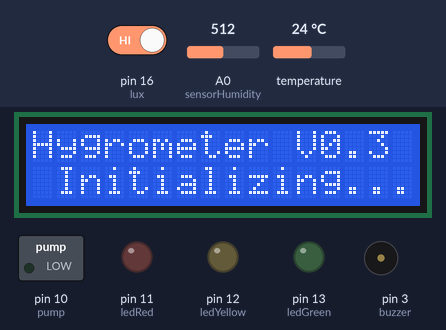
Simulated run of this sketch. Board: Arduino Pro Mini, built with avr-gcc and run on an emulated ATmega328P. On the bench: 16×2 character LCD, switched loads named in the sketch (green lamp = pin HIGH), output pins drawn as LEDs (lit = HIGH), buzzer (waves = sounding). Inputs (shaded band) come from the test bench; at power-on: A0 (sensorHumidity) = 512, pin 16 (lux) HIGH, temperature 24 °C. What the sketch prints to the serial monitor is not drawn.

Above: at 2.6 s.
3.3 s: A0 (sensorHumidity) set to 627
At 5.4 s:
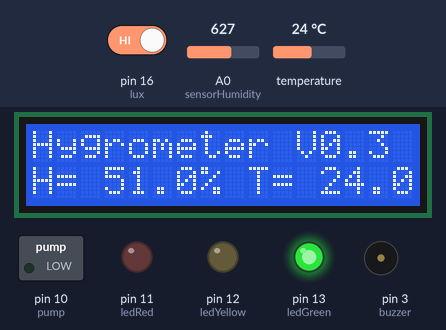
6.1 s: A0 (sensorHumidity) set to 644
At 7.7 s:
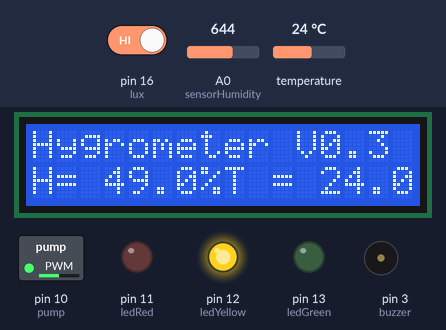
8.4 s: A0 (sensorHumidity) set to 926
At 9.9 s:
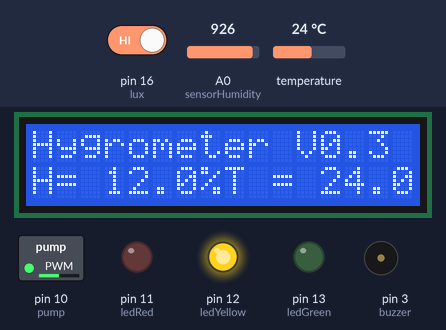
10.7 s: A0 (sensorHumidity) set to 956
At 12.3 s:
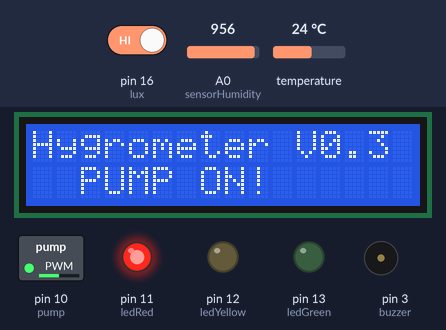
13.0 s: pin 16 (lux) driven LOW
At 14.2 s:
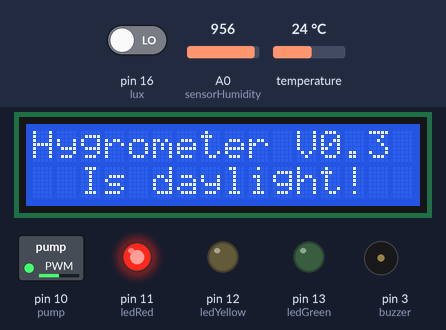
14.6 s: A0 (sensorHumidity) set to 974
17.8 s: A0 (sensorHumidity) set to 998
At 21.2 s:
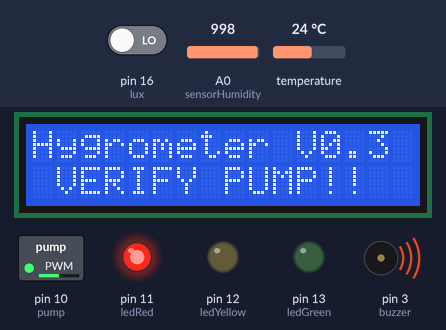
Timing chart, 0 to 22.5 s (numbered marks = the images above; inputs shaded):
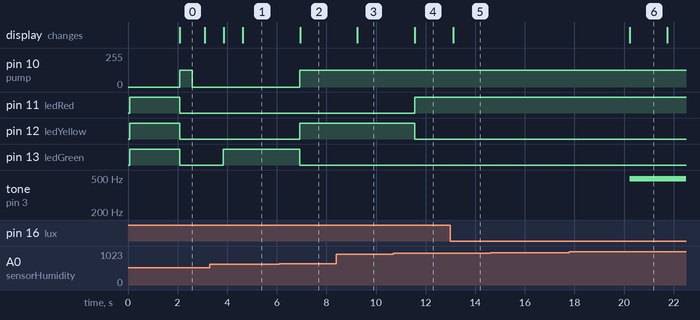

The sketch:

HygrometerLCDV1.ino
```cpp
//#include <Wire.h>

#include <LiquidCrystal.h>
//#include <Wire.h>
//#include <LiquidCrystal_I2C.h>
#include <SoftwareSerial.h>
#include <OneWire.h>
#include <DallasTemperature.h>

#define ONE_WIRE_BUS 15
#define ledRed  11
#define ledYellow  12
#define ledGreen  13
#define lux  16
//#define PWMPin = 10
#define pump  10 //PWM
#define buzzer  3 //PWM
#define sensorHumidity  A0
//#define TEMPERATURE_PRECISION 9
//#define sensorTemp = A1;

LiquidCrystal lcd(4, 5, 6, 7, 8, 9);
OneWire oneWire(ONE_WIRE_BUS);
//DeviceAddress tempDeviceAddress;
DallasTemperature sensors(&oneWire);


float humidity  = 0.0;
float temp  = 0.0;
int raw;
//int dallasDevice = 0;
int control;
int PWMOn = 127;
int PWMOff = 0;
boolean luxVal = false;
boolean initFlag = false;
boolean critical = false;

void beep(int repeat, int time) {
  lcd.setCursor(1, 1);
  lcd.write("VERIFY PUMP!");
  for (int i = 0; i < repeat; i++) {
    analogWrite(buzzer, PWMOn);
    delay(time);
    analogWrite(buzzer, PWMOff);
  }
  lcd.clear();
}

void setup() {
  lcd.begin(16, 2);
  Serial.begin(115200);
  sensors.begin();

  Serial.println("Dallas Temperature IC Control Library Demo");
  // Search the wire for address
  pinMode(ledRed, OUTPUT);
  pinMode(ledYellow, OUTPUT);
  pinMode(ledGreen, OUTPUT);
  pinMode(pump, OUTPUT);
  pinMode(buzzer, OUTPUT);
  pinMode(lux, INPUT);
  pinMode(sensorHumidity, INPUT);
  //pinMode(sensorTemp, INPUT);
  analogWrite (pump, PWMOff);
  humidity = 100.0;
  digitalWrite(ledRed, HIGH);
  digitalWrite(ledYellow, HIGH);
  digitalWrite(ledGreen, HIGH);
  delay(2000);
  digitalWrite(ledRed, LOW);
  digitalWrite(ledYellow, LOW);
  digitalWrite(ledGreen, LOW);
}

void loop() {
  lcd.setCursor(0, 0);
  lcd.write("Hygrometer V0.3");

  if (initFlag == false) {
    lcd.setCursor(1, 1);
    lcd.write("Initializing...");
    analogWrite(pump, PWMOn);
    delay(500);
    analogWrite(pump, PWMOff);
    delay(500);
    lcd.clear();
    initFlag = true;
  }

  raw = analogRead(sensorHumidity);
  humidity = map(raw, 1023, 250, 0, 100);
  control = constrain(humidity, 0, 255);

  sensors.requestTemperatures(); // Send the command to get temperature readings
  temp = sensors.getTempCByIndex(0);

  Serial.print("Humidity = ");
  Serial.print(humidity);
  Serial.print("; ");
  Serial.print("Temp = ");
  Serial.print(temp);
  Serial.print("\n");

  if ((humidity >= 50.0) && (humidity <= 99.9)) {
  analogWrite(pump, PWMOff);
    if (critical == true) {


      lcd.clear();
      lcd.setCursor(0, 0);
      lcd.write("Hygrometer V0.3");
      analogWrite (pump, PWMOff);
      lcd.setCursor(1, 4);
      lcd.write(" PUMP OFF!!");
      delay(3000);
      lcd.clear();
      critical = false;
    }

    digitalWrite(ledRed, LOW);
    digitalWrite(ledYellow, LOW);
    digitalWrite(ledGreen, HIGH);

    lcd.setCursor(0, 1);
    lcd.print("H= ");
    lcd.print(humidity, 1);
    lcd.print("%");
    lcd.print(" T= ");
    lcd.print(temp, 1);
  } else if ((humidity > 10.0) && (humidity <= 49.0)) {

    analogWrite(pump, PWMOn);

    digitalWrite(ledRed, LOW);
    digitalWrite(ledGreen, LOW);
    digitalWrite(ledYellow, HIGH);

    critical = false;

    lcd.setCursor(0, 1);
    lcd.write("H= ");
    lcd.print(humidity, 1);
    lcd.write("%");
    lcd.write("T = ");
    lcd.print(temp, 1);

  } else if ((humidity >= 0.0) && (humidity <= 10 )) {

    critical = true;
    digitalWrite(ledRed, HIGH);
    digitalWrite(ledGreen, LOW);
    digitalWrite(ledYellow, LOW);

    if (humidity < 5.0) {
      beep(3, 500);
    } else {
      lcd.clear();
      lcd.setCursor(0, 0);
      lcd.write("Hygrometer V0.3");
      analogWrite (pump, PWMOn);
      lcd.setCursor(1, 4);
      lcd.write(" PUMP ON!");
      //delay(500);
      //lcd.clear();
    }
  }

  if (digitalRead(lux) == LOW) {
    lcd.clear();
    lcd.setCursor(0, 0);
    lcd.write("Hygrometer V0.3");
    lcd.setCursor(1, 4);
    lcd.write(" Is daylight! ");
    delay(1000);
  }

  delay(1);
}
```

Measured:
- the behaviour switches between 636 and 637 on A0 (sensorHumidity) (found by bisection; images 1 and 2)
- the behaviour switches between 937 and 938 on A0 (sensorHumidity) (found by bisection; images 3 and 4)
- the behaviour switches between 984 and 985 on A0 (sensorHumidity) (found by bisection; images 5 and 6)
- after the input at 6.1 s, pin 10 (pump): 0/255 → 127/255 after 0.84 s; pin 12 (ledYellow): LOW → HIGH after 0.84 s; pin 13 (ledGreen): HIGH → LOW after 0.84 s; the display: changes after 0.84 s (image 2)
- after the input at 8.4 s, the display: changes after 0.85 s (image 3)
- after the input at 10.7 s, pin 11 (ledRed): LOW → HIGH after 0.86 s; pin 12 (ledYellow): HIGH → LOW after 0.86 s; the display: changes after 0.87 s (image 4)
- after the input at 13.0 s, the display: changes after 0.12 s (image 5)
- after the input at 14.6 s, every drawn part: stays the same
- after the input at 17.8 s, tone on pin 3 (buzzer): silent → 490 Hz after 2.4 s; the display: changes after 2.4 s (image 6)
